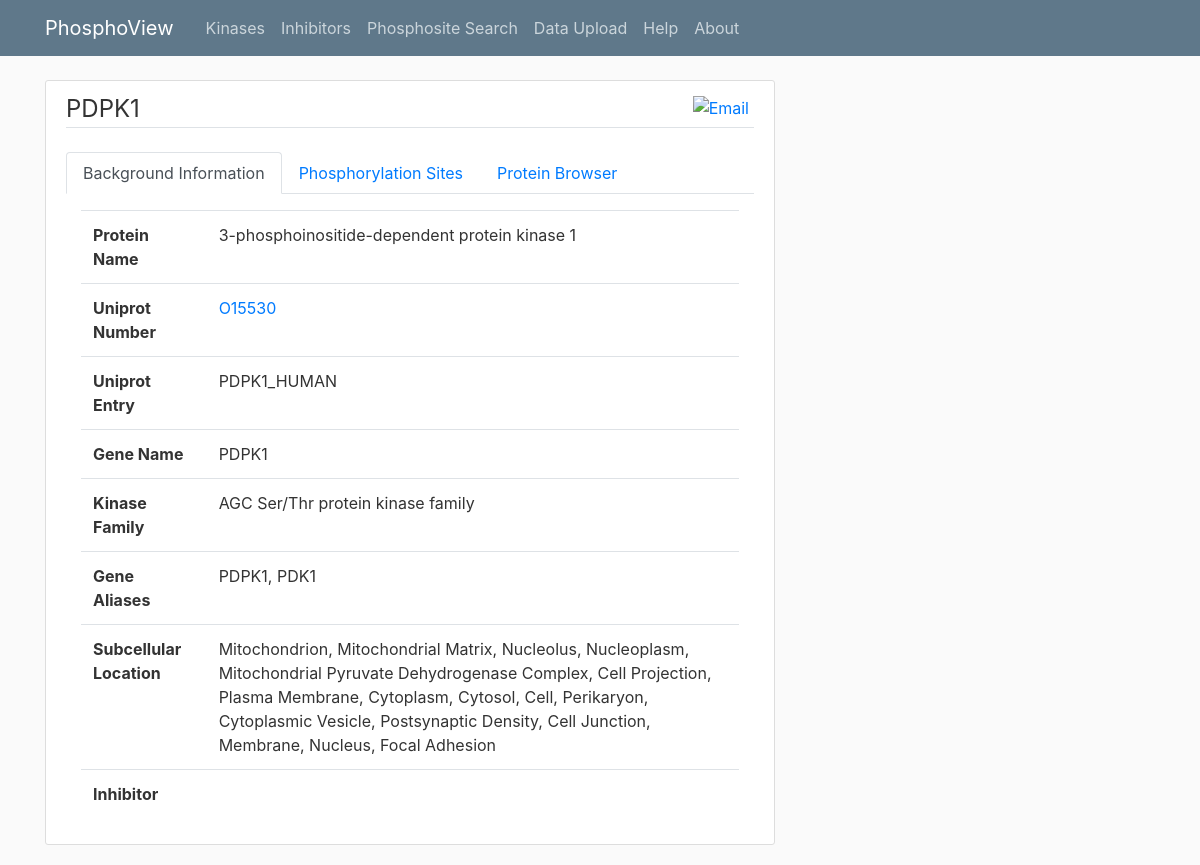
The app's page /PDPK1 with its own data.
### Database/kinase_declarative.py (models this page shows)
class KinaseGeneMeta(Base):
    __tablename__ = 'kinase_gene_meta'
    protein_name = Column(String)
    uniprot_number = Column(Integer)
    uniprot_entry = Column(String)
    gene_name = Column(String, primary_key=True)
    kinase_family = Column(String)
    phosphosites = relationship('PhosphositeMeta', secondary='kinase_phosphosite_relations')
    inhibitors = relationship("InhibitorMeta", secondary="kinase_inhibitor_relations" )
    def to_dict(self):
        output = {
               "protein_name": self.protein_name,
               "uniprot_number": self.uniprot_number,
               "uniprot_entry":self.uniprot_entry,
               "gene_name": self.gene_name,
               "kinase_family": self.kinase_family,
               "gene_aliases": [alias.gene_alias for alias in self.gene_aliases]
                }
        return output

### app.py (the view)
@app.route("/<gene>")
def kinase_from_inhibitor_page(gene):
    Information = get_gene_metadata_from_gene(gene)
    subcellular_location = (get_subcellular_location_from_gene(gene))
    substrate_phosphosites = get_substrates_phosphosites_from_gene(gene)
    Inhibitor = get_inhibitors_from_gene(gene)
    return render_template('Individual_kinase.html', title='Individual Kinase Page', Inhibitor= Inhibitor, gene = gene, Information = Information, subcellular_location= subcellular_location, substrate_phosphosites=substrate_phosphosites)

### Database/kinase_declarative.py (called while the page is built)
    def to_dict(self):
        output = {
                "phosphosite_meta_id": self.phosphosite_meta_id,
                "substrate_meta_id": self.substrate_meta_id,
                "phosphosite": self.phosphosite,
                "chromosome": self.chromosome,
                "karyotype_band": self.karyotype_band,
                "strand": self.strand,
                "start_position": self.start_position,
                "end_position": self.end_position,
                "neighbouring_sequences": self.neighbouring_sequences,
                "kinases": self.get_kinase_list()
                }
        return output

    def get_kinase_list(self):
        return [kinase.gene_name for kinase in self.kinases]

### Database/kinase_functions.py (called while the page is built)
def get_gene_metadata_from_gene(kinase_str):
    kinase_obj = s.query(KinaseGeneMeta).filter(KinaseGeneMeta.gene_name==kinase_str).one()
    return kinase_obj.to_dict()

def get_subcellular_location_from_gene(kinase_gene):
    tmp = []
    results = {}
    results["Gene_Name"] = kinase_gene #initialise the dictionary with the gene name of the user input
    kinase_query = s.query(KinaseSubcellularLocation).join(KinaseGeneMeta).join(KinaseGeneName).\
    filter(KinaseGeneName.gene_alias==kinase_gene).filter(KinaseGeneMeta.gene_name==KinaseGeneName.gene_name).\
    filter(KinaseGeneMeta.gene_name==KinaseSubcellularLocation.gene_name).all()
    for row in kinase_query: #loop through all the obj representation in kinase_query
        tmp.append(row.subcellular_location) #append all the subcellular location to tmp
    results["Subcellular_Locations"] = tmp
    return results

def get_inhibitors_from_gene(kinase_gene):
    results = []
    kinase_query = s.query(KinaseGeneMeta).join(KinaseGeneName).filter(KinaseGeneMeta.gene_name==KinaseGeneName.gene_name).\
    filter(KinaseGeneName.gene_alias==kinase_gene).all()
    if len(kinase_query) == 0:
        return []
    for inhibitor in kinase_query[-1].inhibitors:
        results.append(inhibitor.inhibitor_name)
    return results

### templates/Individual_kinase.html (shortened to what this page needs)
{% extends "layout.html" %}
{% block content %}
<div class ="content-section">
        <div id="share-buttons" class="float-right">
   <a href="mailto:?Subject={{Information['gene_name']}}  &amp;Body= http://127.0.0.1:5000/HumanKinases/results_kinases/tak/{{Information['gene_name']}}">
        <img src="https://simplesharebuttons.com/images/somacro/email.png" alt="Email" />
    </a>
    </div>
        <legend class="border-bottom mb-4">{{Information["gene_name"]}}</legend>
<ul class="nav nav-tabs">
  <li class="nav-item">
    <a class="nav-link active" data-toggle="tab" href="#BI">Background Information</a>
  </li>
  <li class="nav-item">
    <a class="nav-link" data-toggle="tab" href="#PS">Phosphorylation Sites</a>
  </li>
  <li class="nav-item">
    <a class="nav-link" data-toggle="tab" href="#GW">Protein Browser</a>
  </li>
</ul>
<div class="tab-content">
  <div class="tab-pane container active" id="BI">
    <table class="table table-hover">
      <tr>
        <th scope="row">Protein Name</th>
        <td>{{Information["protein_name"]}}</td>
      </tr>
      <tr>
        <th scope="row">Uniprot Number</th>
        <td> <a target="_blank" href="https://www.uniprot.org/uniprot/{{Information['uniprot_entry']}}">{{Information["uniprot_number"]}}</td>
      </tr>
      <tr>
        <th scope="row">Uniprot Entry</th>
        <td>{{Information["uniprot_entry"]}}</td>
      </tr>
      <tr>
        <th scope="row">Gene Name</th>
        <td>{{Information["gene_name"]}}</td>
      </tr>
      <tr>
        <th scope="row">Kinase Family</th>
        <td>{{Information["kinase_family"]}}</td>
      </tr>
      <tr>
        <th scope="row">Gene Aliases</th>
        <td>{{",  ".join(Information["gene_aliases"])}}</td>
      </tr>
      <tr>
        <th scope="row"> Subcellular Location</th>
        <td>{{",  ".join(subcellular_location["Subcellular_Locations"])}}</td>
      </tr>
       <th scope="row">Inhibitor</th>
        <td>{{",  ".join(Inhibitor)}}</td>
    </table>
  </div>
    <link href="http://ebi-uniprot.github.io/CDN/protvista/css/main.css" rel="stylesheet"/>
</div>
{% endblock content %}}

### static/main.css (style rules this page uses)
body { background: #fafafa; color: #333333; margin-top: 5rem; }
.content-section { background: #ffffff; padding: 10px 20px; border: 1px solid #dddddd; border-radius: 3px; margin-bottom: 20px; }
#share-buttons img { width: 35px; padding: 5px; border: 0; box-shadow: 0; display: inline; }

### templates/Individual_kinase.html (style rules this page uses)
#share-buttons img { width: 40px; padding: 5px; border: 0; box-shadow: 0; display: inline; }

### records on screen
KinaseGeneMeta: gene_name "PDPK1", protein_name "3-phosphoinositide-dependent protein kinase 1", uniprot_number "O15530", uniprot_entry "PDPK1_HUMAN", kinase_family "AGC Ser/Thr protein kinase family"

### other values on screen
{{ ",  ".join(Information["gene_aliases"]) }} "PDPK1, PDK1"
